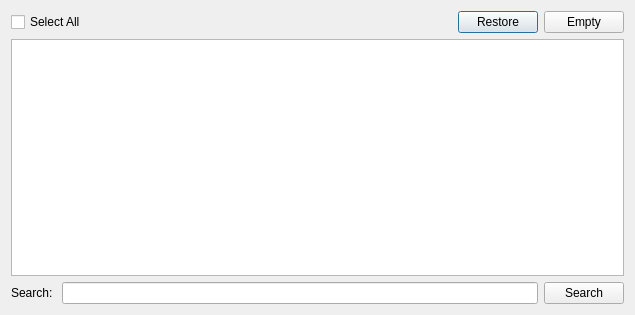
<?xml version="1.0" encoding="UTF-8"?>
<ui version="4.0">
 <class>TrashCanForm</class>
 <widget class="QDialog" name="TrashCanForm">
  <property name="geometry">
   <rect>
    <x>0</x>
    <y>0</y>
    <width>635</width>
    <height>315</height>
   </rect>
  </property>
  <property name="windowTitle">
   <string>Dialog</string>
  </property>
  <layout class="QVBoxLayout" name="verticalLayout">
   <item>
    <layout class="QHBoxLayout" name="hlMessage"/>
   </item>
   <item>
    <layout class="QHBoxLayout" name="horizontalLayout">
     <item>
      <widget class="QCheckBox" name="cbAll">
       <property name="text">
        <string>Select All</string>
       </property>
      </widget>
     </item>
     <item>
      <spacer name="horizontalSpacer">
       <property name="orientation">
        <enum>Qt::Horizontal</enum>
       </property>
       <property name="sizeHint" stdset="0">
        <size>
         <width>40</width>
         <height>20</height>
        </size>
       </property>
      </spacer>
     </item>
     <item>
      <widget class="QPushButton" name="btnRestore">
       <property name="text">
        <string>Restore</string>
       </property>
      </widget>
     </item>
     <item>
      <widget class="QPushButton" name="btnEmpty">
       <property name="text">
        <string>Empty</string>
       </property>
      </widget>
     </item>
    </layout>
   </item>
   <item>
    <widget class="QTableView" name="tvTracks">
     <property name="editTriggers">
      <set>QAbstractItemView::NoEditTriggers</set>
     </property>
     <property name="selectionMode">
      <enum>QAbstractItemView::ExtendedSelection</enum>
     </property>
     <property name="selectionBehavior">
      <enum>QAbstractItemView::SelectRows</enum>
     </property>
     <property name="sortingEnabled">
      <bool>true</bool>
     </property>
    </widget>
   </item>
   <item>
    <layout class="QHBoxLayout" name="horizontalLayout_2"/>
   </item>
   <item>
    <layout class="QHBoxLayout" name="horizontalLayout_3">
     <item>
      <widget class="QLabel" name="label">
       <property name="text">
        <string>Search: </string>
       </property>
      </widget>
     </item>
     <item>
      <widget class="QLineEdit" name="edtSearch"/>
     </item>
     <item>
      <widget class="QPushButton" name="btnSearch">
       <property name="text">
        <string>Search</string>
       </property>
      </widget>
     </item>
    </layout>
   </item>
  </layout>
 </widget>
 <resources/>
 <connections/>
</ui>
